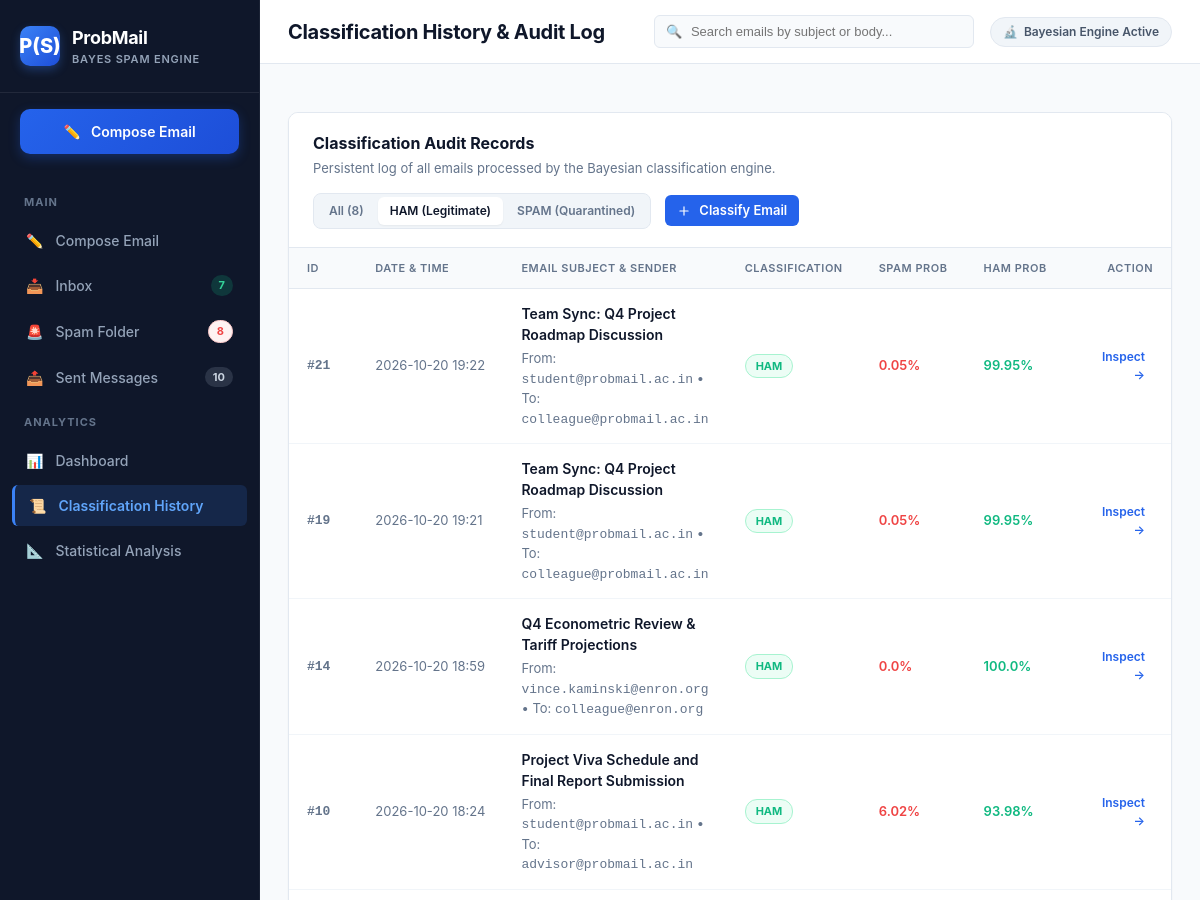
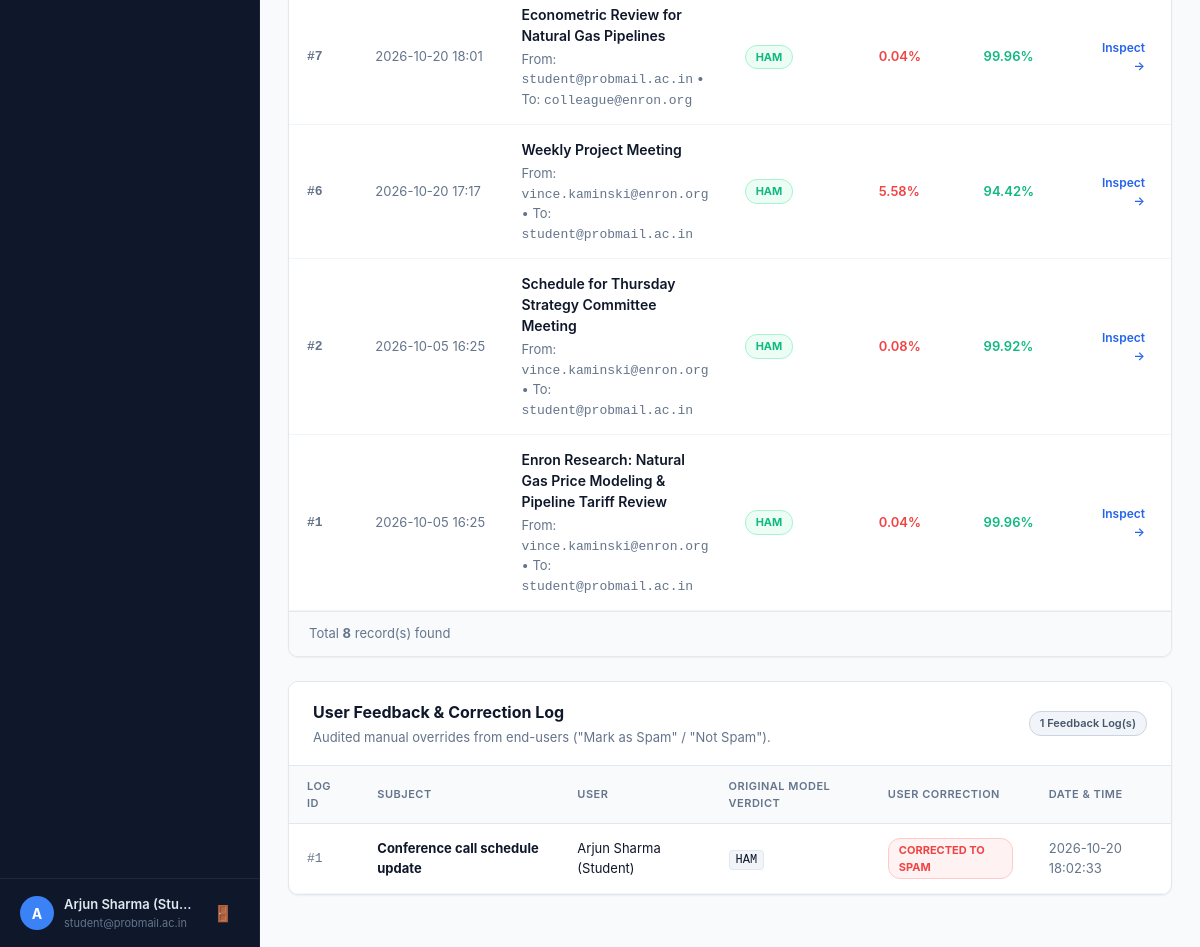
The page /history?filter=HAM&q= (signed in) on the database its author committed (2 pictures, top to bottom).
### tables this page shows
CREATE TABLE users (
        id INTEGER PRIMARY KEY AUTOINCREMENT,
        name TEXT NOT NULL,
        email TEXT UNIQUE NOT NULL,
        password TEXT NOT NULL,
        created_at TIMESTAMP DEFAULT CURRENT_TIMESTAMP
    );

CREATE TABLE emails (
        id INTEGER PRIMARY KEY AUTOINCREMENT,
        sender_id INTEGER NOT NULL,
        receiver_id INTEGER NOT NULL,
        sender_email TEXT NOT NULL,
        receiver_email TEXT NOT NULL,
        subject TEXT NOT NULL,
        body TEXT NOT NULL,
        prediction TEXT NOT NULL,
        spam_probability REAL NOT NULL,
        ham_probability REAL NOT NULL,
        folder TEXT NOT NULL,
        is_read INTEGER DEFAULT 0,
        indicators_json TEXT DEFAULT '[]',
        top_words_json TEXT DEFAULT '[]',
        created_at TIMESTAMP DEFAULT CURRENT_TIMESTAMP,
        FOREIGN KEY (sender_id) REFERENCES users (id) ON DELETE CASCADE,
        FOREIGN KEY (receiver_id) REFERENCES users (id) ON DELETE CASCADE
    );

CREATE TABLE feedback (
        id INTEGER PRIMARY KEY AUTOINCREMENT,
        email_id INTEGER NOT NULL,
        user_id INTEGER NOT NULL,
        original_prediction TEXT NOT NULL,
        corrected_label TEXT NOT NULL,
        created_at TIMESTAMP DEFAULT CURRENT_TIMESTAMP,
        FOREIGN KEY (email_id) REFERENCES emails (id) ON DELETE CASCADE,
        FOREIGN KEY (user_id) REFERENCES users (id) ON DELETE CASCADE
    );

### app.py (the view)
@app.route("/history")
@login_required
def classification_history():
    query = request.args.get("q", "")
    pred_filter = request.args.get("filter", "")
    emails = EmailModel.get_all_classifications(search_query=query, prediction_filter=pred_filter)
    feedback_list = FeedbackModel.get_all_feedback()
    return render_template(
        "history.html",
        active_page="history",
        emails=emails,
        feedback_list=feedback_list,
        search_query=query,
        current_filter=pred_filter
    )

### templates/history.html (shortened to what this page needs)
{% extends "base.html" %}
{% block page_title %}Classification History & Audit Log{% endblock %}
{% block content %}
<div class="card mb-4">
    <div class="card-header" style="display: flex; justify-content: space-between; align-items: center; flex-wrap: wrap; gap: 14px;">
        <div>
            <h2 class="card-title">Classification Audit Records</h2>
            <p class="card-subtitle">
                Persistent log of all emails processed by the Bayesian classification engine.
            </p>
        </div>
        <div class="filter-toolbar">
            <div class="filter-pills">
                <a href="{{ url_for('classification_history', q=search_query) }}"
                   class="filter-pill {% if not current_filter %}active{% endif %}">
                    All ({{ emails|length }})
                </a>
                <a href="{{ url_for('classification_history', filter='HAM', q=search_query) }}"
                   class="filter-pill {% if current_filter == 'HAM' %}active{% endif %}">
                    HAM (Legitimate)
                </a>
                <a href="{{ url_for('classification_history', filter='SPAM', q=search_query) }}"
                   class="filter-pill {% if current_filter == 'SPAM' %}active{% endif %}">
                    SPAM (Quarantined)
                </a>
            </div>
            <a href="{{ url_for('compose_email') }}" class="btn-primary btn-sm">
                <svg width="14" height="14" viewBox="0 0 24 24" fill="none" stroke="currentColor" stroke-width="2" stroke-linecap="round" stroke-linejoin="round">
                    <line x1="12" y1="5" x2="12" y2="19"/>
                    <line x1="5" y1="12" x2="19" y2="12"/>
                </svg>
                <span>Classify Email</span>
            </a>
        </div>
    </div>
    <div class="card-body p-0">
        {% if emails %}
        <div class="table-responsive">
            <table class="app-table">
                <thead>
                    <tr>
                        <th style="width: 70px;">ID</th>
                        <th style="width: 140px;">Date & Time</th>
                        <th>Email Subject & Sender</th>
                        <th style="width: 120px;">Classification</th>
                        <th style="width: 110px;">Spam Prob</th>
                        <th style="width: 110px;">Ham Prob</th>
                        <th style="width: 100px; text-align: right;">Action</th>
                    </tr>
                </thead>
                <tbody>
                    {% for email in emails %}
                    <tr class="table-row-clickable" onclick="window.location.href='{{ url_for('view_email', email_id=email.id) }}'">
                        <td class="text-mono text-muted text-sm font-semibold">
                            #{{ email.id }}
                        </td>
                        <td class="text-muted text-sm whitespace-nowrap">
                            {{ email.created_at[:16] }}
                        </td>
                        <td>
                            <div class="table-subject">{{ email.subject }}</div>
                            <div class="table-meta-line text-sm text-muted">
                                From: <span class="text-mono">{{ email.sender_email }}</span>
                                {% if email.receiver_email %}
                                &bull; To: <span class="text-mono">{{ email.receiver_email }}</span>
                                {% endif %}
                            </div>
                        </td>
                        <td>
                            {% if email.prediction == 'SPAM' %}
                            <span class="badge-status-spam">SPAM</span>
                            {% else %}
                            <span class="badge-status-ham">HAM</span>
                            {% endif %}
                        </td>
                        <td class="text-spam font-semibold">
                            {{ email.spam_probability }}%
                        </td>
                        <td class="text-ham font-semibold">
                            {{ email.ham_probability }}%
                        </td>
                        <td style="text-align: right;">
                            <a href="{{ url_for('view_email', email_id=email.id) }}" class="btn-table-action" onclick="event.stopPropagation();">
                                Inspect &rarr;
                            </a>
                        </td>
                    </tr>
                    {% endfor %}
                </tbody>
            </table>
        </div>
        <div class="table-footer-bar">
            <span class="text-muted text-sm">Total <strong>{{ emails|length }}</strong> record(s) found</span>
        </div>
        {% endif %}
    </div>
</div>
{% if feedback_list %}
<div class="card mt-4">
    <div class="card-header">
        <div>
            <h3 class="card-title">User Feedback & Correction Log</h3>
            <p class="card-subtitle">Audited manual overrides from end-users ("Mark as Spam" / "Not Spam").</p>
        </div>
        <span class="badge-status-neutral">{{ feedback_list|length }} Feedback Log(s)</span>
    </div>
    <div class="card-body p-0">
        <div class="table-responsive">
            <table class="app-table">
                <thead>
                    <tr>
                        <th>Log ID</th>
                        <th>Subject</th>
                        <th>User</th>
                        <th>Original Model Verdict</th>
                        <th>User Correction</th>
                        <th>Date & Time</th>
                    </tr>
                </thead>
                <tbody>
                    {% for f in feedback_list %}
                    <tr>
                        <td class="text-mono text-muted text-sm">#{{ f.id }}</td>
                        <td><strong>{{ f.subject }}</strong></td>
                        <td class="text-sm">{{ f.user_name }}</td>
                        <td>
                            <span class="code-token">{{ f.original_prediction }}</span>
                        </td>
                        <td>
                            {% if f.corrected_label == 'SPAM' %}
                            <span class="badge-status-spam">Corrected to SPAM</span>
                            {% else %}
                            <span class="badge-status-ham">Corrected to HAM</span>
                            {% endif %}
                        </td>
                        <td class="text-muted text-sm">{{ f.created_at }}</td>
                    </tr>
                    {% endfor %}
                </tbody>
            </table>
        </div>
    </div>
</div>
{% endif %}
{% endblock %}

### templates/base.html (shortened to what this page needs)
<!DOCTYPE html>
<html lang="en">
<head>
    <link rel="stylesheet" href="{{ url_for('static', filename='css/style.css') }}">
</head>
<body>
    <div class="app-container">
        <aside class="sidebar">
            <div class="sidebar-header">
                <div class="logo-container">
                    <div class="logo-badge">P(S)</div>
                    <div>
                        <div class="logo-title">ProbMail</div>
                        <div class="logo-subtitle">Bayes Spam Engine</div>
                    </div>
                </div>
            </div>
            <div class="compose-cta">
                <a href="{{ url_for('compose_email') }}" class="btn-compose">
                    <span>✏️</span> Compose Email
                </a>
            </div>
            <nav class="sidebar-nav">
                <div class="nav-section-title">Main</div>
                <a href="{{ url_for('compose_email') }}" class="nav-item {% if active_page == 'compose' %}active{% endif %}">
                    <div class="nav-item-left">
                        <span>✏️</span> <span>Compose Email</span>
                    </div>
                </a>
                <a href="{{ url_for('inbox') }}" class="nav-item {% if active_page == 'inbox' %}active{% endif %}">
                    <div class="nav-item-left">
                        <span>📥</span> <span>Inbox</span>
                    </div>
                    {% if folder_counts and folder_counts.inbox_total > 0 %}
                    <span id="sidebarBadgeInbox" class="nav-badge badge-inbox">{{ folder_counts.inbox_total }}</span>
                    {% else %}
                    <span id="sidebarBadgeInbox" class="nav-badge badge-inbox" style="display: none;">0</span>
                    {% endif %}
                </a>
                <a href="{{ url_for('spam_folder') }}" class="nav-item {% if active_page == 'spam' %}active{% endif %}">
                    <div class="nav-item-left">
                        <span>🚨</span> <span>Spam Folder</span>
                    </div>
                    {% if folder_counts and folder_counts.spam_total > 0 %}
                    <span id="sidebarBadgeSpam" class="nav-badge badge-spam">{{ folder_counts.spam_total }}</span>
                    {% else %}
                    <span id="sidebarBadgeSpam" class="nav-badge badge-spam" style="display: none;">0</span>
                    {% endif %}
                </a>
                <a href="{{ url_for('sent_folder') }}" class="nav-item {% if active_page == 'sent' %}active{% endif %}">
                    <div class="nav-item-left">
                        <span>📤</span> <span>Sent Messages</span>
                    </div>
                    {% if folder_counts and folder_counts.sent_total > 0 %}
                    <span id="sidebarBadgeSent" class="nav-badge" style="background: rgba(148, 163, 184, 0.2); color: #cbd5e1;">{{ folder_counts.sent_total }}</span>
                    {% else %}
                    <span id="sidebarBadgeSent" class="nav-badge" style="background: rgba(148, 163, 184, 0.2); color: #cbd5e1; display: none;">0</span>
                    {% endif %}
                </a>
                <div class="nav-section-title">Analytics</div>
                <a href="{{ url_for('dashboard') }}" class="nav-item {% if active_page == 'dashboard' %}active{% endif %}">
                    <div class="nav-item-left">
                        <span>📊</span> <span>Dashboard</span>
                    </div>
                </a>
                <a href="{{ url_for('classification_history') }}" class="nav-item {% if active_page == 'history' %}active{% endif %}">
                    <div class="nav-item-left">
                        <span>📜</span> <span>Classification History</span>
                    </div>
                </a>
                <a href="{{ url_for('statistics_page') }}" class="nav-item {% if active_page == 'statistics' %}active{% endif %}">
                    <div class="nav-item-left">
                        <span>📐</span> <span>Statistical Analysis</span>
                    </div>
                </a>
            </nav>
            <div class="sidebar-footer">
                <div class="user-profile-brief">
                    <div class="user-avatar">{{ (session.get('user_name', 'U'))[0] | upper }}</div>
                    <div>
                        <div class="user-name-small">{{ session.get('user_name', 'User') }}</div>
                        <div class="user-email-small">{{ session.get('user_email', '') }}</div>
                    </div>
                </div>
                <a href="{{ url_for('logout') }}" class="btn-logout" title="Logout">🚪</a>
            </div>
        </aside>
        <main class="main-content">
            <header class="top-navbar">
                <div class="top-navbar-left">
                    <h1 class="page-title">{% block page_title %}Dashboard{% endblock %}</h1>
                </div>
                <div class="top-navbar-right">
                    <div class="search-box-container">
                        <span class="search-icon">🔍</span>
                        <input type="text" id="liveSearchInput" class="search-input" placeholder="Search emails by subject or body..." value="{{ search_query or '' }}">
                    </div>
                    <div class="academic-badge">
                        <span>🔬</span> Bayesian Engine Active
                    </div>
                </div>
            </header>
            <div class="content-body">
                {% block content %}{% endblock %}
            </div>
        </main>
    </div>
</body>
</html>

### rows shown on the page
users: name "A", get "Arjun Sharma (Stu…", get "student@probmail.ac.in"
emails: id "21", created_at "2026-10-20 19:22", subject "Team Sync: Q4 Project Roadmap Discussion", sender_email "student@probmail.ac.in", receiver_email "colleague@probmail.ac.in", prediction "HAM", spam_probability "0.05", ham_probability "99.95"
emails: id "19", created_at "2026-10-20 19:21", subject "Team Sync: Q4 Project Roadmap Discussion", sender_email "student@probmail.ac.in", receiver_email "colleague@probmail.ac.in", prediction "HAM", spam_probability "0.05", ham_probability "99.95"
emails: id "14", created_at "2026-10-20 18:59", subject "Q4 Econometric Review & Tariff Projections", sender_email "vince.kaminski@enron.org", receiver_email "colleague@enron.org", prediction "HAM", spam_probability "0.0", ham_probability "100.0"
emails: id "10", created_at "2026-10-20 18:24", subject "Project Viva Schedule and Final Report Submission", sender_email "student@probmail.ac.in", receiver_email "advisor@probmail.ac.in", prediction "HAM", spam_probability "6.02", ham_probability "93.98"
emails: id "7", created_at "2026-10-20 18:01", subject "Econometric Review for Natural Gas Pipelines", sender_email "student@probmail.ac.in", receiver_email "colleague@enron.org", prediction "HAM", spam_probability "0.04", ham_probability "99.96"
emails: id "6", created_at "2026-10-20 17:17", subject "Weekly Project Meeting", sender_email "vince.kaminski@enron.org", receiver_email "student@probmail.ac.in", prediction "HAM", spam_probability "5.58", ham_probability "94.42"
emails: id "2", created_at "2026-10-05 16:25", subject "Schedule for Thursday Strategy Committee Meeting", sender_email "vince.kaminski@enron.org", receiver_email "student@probmail.ac.in", prediction "HAM", spam_probability "0.08", ham_probability "99.92"
emails: id "1", created_at "2026-10-05 16:25", subject "Enron Research: Natural Gas Price Modeling & Pipeline Tariff Review", sender_email "vince.kaminski@enron.org", receiver_email "student@probmail.ac.in", prediction "HAM", spam_probability "0.04", ham_probability "99.96"
feedback: id "1", subject "Conference call schedule update", user_name "Arjun Sharma (Student)", original_prediction "HAM", corrected_label "CORRECTED TO SPAM", created_at "2026-10-20 18:02:33"

### other values the page prints
{{ folder_counts.inbox_total }} "7"
{{ folder_counts.spam_total }} "8"
{{ folder_counts.sent_total }} "10"
{{ emails|length }} "8"
{{ feedback_list|length }} "1"
